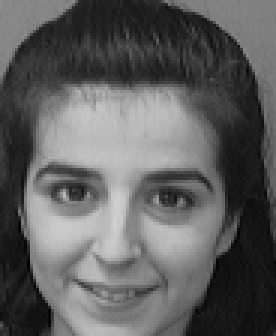
#> input picture training/negative/s10/1.pgm, 92 x 112 px (shown 3 times larger)
$ python train.py
#> lines starting #> are read from the running program, lines starting #| are printed output that depends on the picture
### face.py
"""Raspberry Pi Face Recognition Treasure Box
Face Detection Helper Functions
Copyright 2013 Tony DiCola

Functions to help with the detection and cropping of faces.
"""
import cv2
import config


haar_faces = cv2.CascadeClassifier(config.HAAR_FACES)


# [24 lines left out: functions detect_single, crop, not called in this run]

def resize(image):
	"""Resize a face image to the proper size for training and detection.
	"""
	return cv2.resize(image,
					  (config.FACE_WIDTH, config.FACE_HEIGHT),
					  interpolation=cv2.INTER_LANCZOS4)

### train.py
"""Raspberry Pi Face Recognition Treasure Box
Face Recognition Training Script
Copyright 2013 Tony DiCola

Run this script to train the face recognition system with positive and negative
training images.  The face recognition model is based on the eigen faces
algorithm implemented in OpenCV.  You can find more details on the algorithm
and face recognition here:
  http://docs.opencv.org/modules/contrib/doc/facerec/facerec_tutorial.html
"""
import fnmatch
import os

import cv2
import numpy as np

import config
import face


MEAN_FILE = 'mean.png'
POSITIVE_EIGENFACE_FILE = 'positive_eigenface.png'
NEGATIVE_EIGENFACE_FILE = 'negative_eigenface.png'


def walk_files(directory, match='*'):
	"""Generator function to iterate through all files in a directory recursively
	which match the given filename match parameter.
	"""
	for root, dirs, files in os.walk(directory):
		for filename in fnmatch.filter(files, match):
			yield os.path.join(root, filename)

def prepare_image(filename):
	"""Read an image as grayscale and resize it to the appropriate size for
	training the face recognition model.
	"""
#> called with filename = './training/negative/s10/1.pgm'
	return face.resize(cv2.imread(filename, cv2.IMREAD_GRAYSCALE))
#> in resize, returned value is the input picture: shape (112, 92); min 1, max 207, mean 95.1

def normalize(X, low, high, dtype=None):
	"""Normalizes a given array in X to a value between low and high.
	Adapted from python OpenCV face recognition example at:
	  https://github.com/Itseez/opencv/blob/2.4/samples/python2/facerec_demo.py
	"""
#> called with low = 0, high = 255
	X = np.asarray(X)
	minX, maxX = np.min(X), np.max(X)
#> minX = 8; maxX = 204
	# normalize to [0...1].
	X = X - float(minX)
	X = X / float((maxX - minX))
	# scale to [low...high].
	X = X * (high-low)
	X = X + low
	if dtype is None:
		return np.asarray(X)
	return np.asarray(X, dtype=dtype)

if __name__ == '__main__':
	print ("Reading training images...")
	faces = []
	labels = []
	pos_count = 0
	neg_count = 0
	# Read all positive images
	for filename in walk_files(config.POSITIVE_DIR, '*.pgm'):
		faces.append(prepare_image(filename))
		labels.append(config.POSITIVE_LABEL)
		pos_count += 1
	# Read all negative images
	for filename in walk_files(config.NEGATIVE_DIR, '*.pgm'):
		faces.append(prepare_image(filename))
		labels.append(config.NEGATIVE_LABEL)
		neg_count += 1
	print (f"Read {pos_count} positive images and {neg_count} negative images.")

	# Train model
	print ("Training model...")
	#model = cv2.createEigenFaceRecognizer()
	model = cv2.face.EigenFaceRecognizer_create()
	model.train(np.asarray(faces), np.asarray(labels))

	# Save model results
	model.save(config.TRAINING_FILE)
	print (f"Training data saved to: {config.TRAINING_FILE}")

	# Save mean and eignface images which summarize the face recognition model.
	#mean = model.getMat("mean").reshape(faces[0].shape) //old
	mean = model.getMean().reshape(faces[0].shape)
	cv2.imwrite(MEAN_FILE, normalize(mean, 0, 255, dtype=np.uint8))
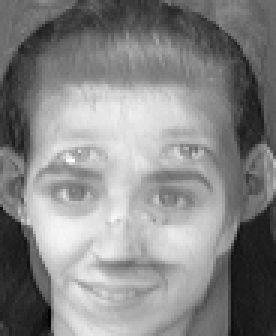
#> saved as mean.png: shape (112, 92) (shown 3 times larger); min 0, max 255, mean 134.4
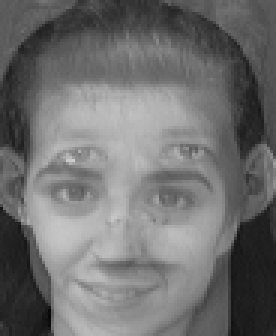
#> mean: shape (112, 92) float64 (shown 3 times larger); min 8, max 204, mean 111.7
	#eigenvectors = model.getMat("eigenvectors") //old
	eigenvectors = model.getEigenVectors()

	pos_eigenvector = eigenvectors[:,0].reshape(faces[0].shape)
	cv2.imwrite(POSITIVE_EIGENFACE_FILE, normalize(pos_eigenvector, 0, 255, dtype=np.uint8))
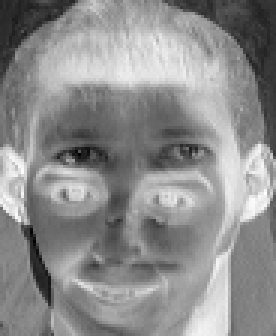
#> saved as positive_eigenface.png: shape (112, 92) (shown 3 times larger); min 0, max 255, mean 140.7
	neg_eigenvector = eigenvectors[:,1].reshape(faces[0].shape)
	cv2.imwrite(NEGATIVE_EIGENFACE_FILE, normalize(neg_eigenvector, 0, 255, dtype=np.uint8))
#> neg_eigenvector: shape (112, 92) float64; every value is 0
	print("Complete")
